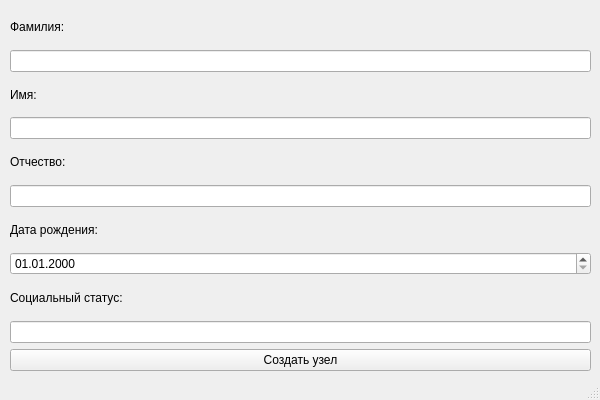
<?xml version="1.0" encoding="UTF-8"?>
<ui version="4.0">
 <class>MainWindow</class>
 <widget class="QMainWindow" name="MainWindow">
  <property name="geometry">
   <rect>
    <x>0</x>
    <y>0</y>
    <width>600</width>
    <height>400</height>
   </rect>
  </property>
  <property name="windowTitle">
   <string>Создание узла</string>
  </property>
  <widget class="QWidget" name="centralwidget">
   <widget class="QWidget" name="verticalLayoutWidget">
    <property name="geometry">
     <rect>
      <x>10</x>
      <y>10</y>
      <width>581</width>
      <height>361</height>
     </rect>
    </property>
    <layout class="QVBoxLayout" name="verticalLayout">
     <item>
      <widget class="QLabel" name="label">
       <property name="text">
        <string>Фамилия:</string>
       </property>
      </widget>
     </item>
     <item>
      <widget class="QLineEdit" name="lineLastName"/>
     </item>
     <item>
      <widget class="QLabel" name="label_2">
       <property name="text">
        <string>Имя:</string>
       </property>
      </widget>
     </item>
     <item>
      <widget class="QLineEdit" name="lineName"/>
     </item>
     <item>
      <widget class="QLabel" name="label_3">
       <property name="text">
        <string>Отчество:</string>
       </property>
      </widget>
     </item>
     <item>
      <widget class="QLineEdit" name="lineMiddleName"/>
     </item>
     <item>
      <widget class="QLabel" name="label_4">
       <property name="text">
        <string>Дата рождения:</string>
       </property>
      </widget>
     </item>
     <item>
      <widget class="QDateEdit" name="dateEdit">
       <property name="displayFormat">
        <string>dd.MM.yyyy</string>
       </property>
      </widget>
     </item>
     <item>
      <widget class="QLabel" name="label_5">
       <property name="text">
        <string>Социальный статус:</string>
       </property>
      </widget>
     </item>
     <item>
      <widget class="QLineEdit" name="lineStatus"/>
     </item>
     <item>
      <widget class="QPushButton" name="btnCreateNode">
       <property name="text">
        <string>Создать узел</string>
       </property>
      </widget>
     </item>
    </layout>
   </widget>
  </widget>
  <widget class="QStatusBar" name="statusbar"/>
 </widget>
 <resources/>
 <connections/>
</ui>
